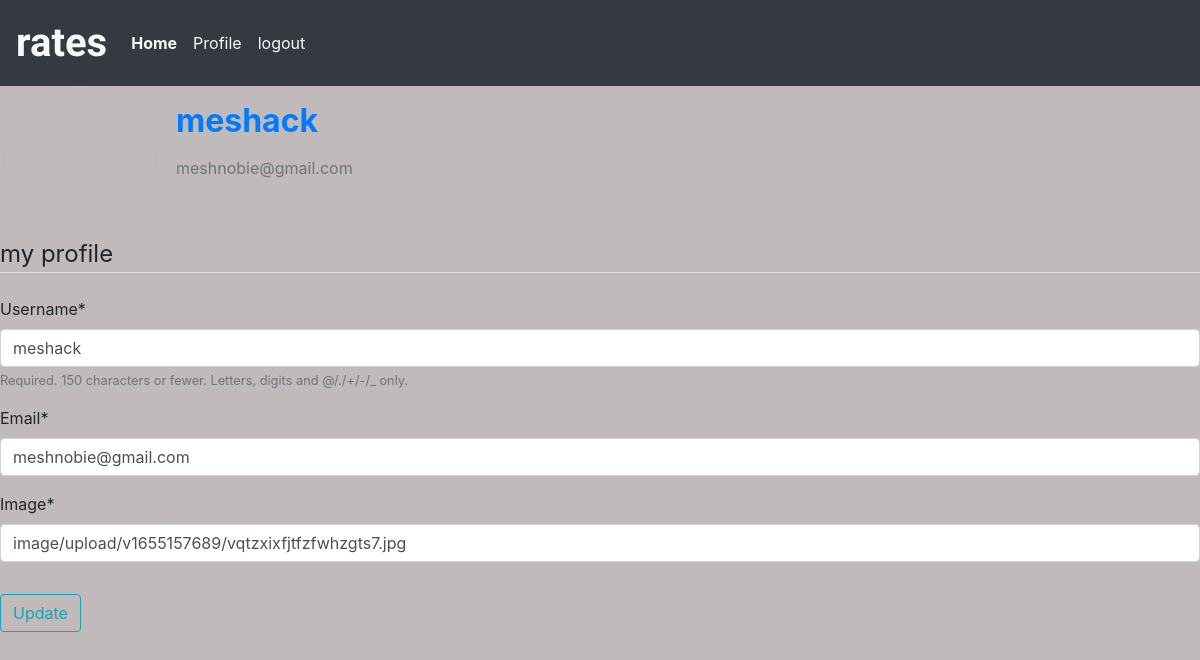
The page /profile/ (signed in) on the database as committed earlier.
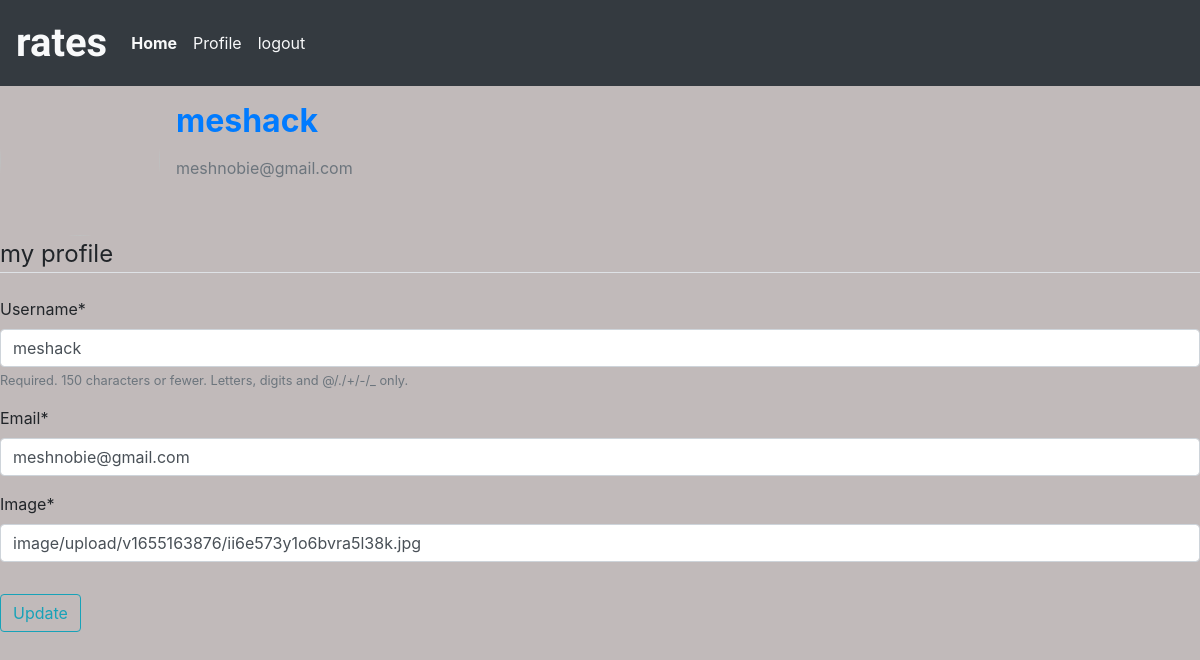
The same page on the database as committed later.
### users/models.py (models this page shows, shortened)
class Profile(models.Model):
    user = models.OneToOneField(User, on_delete=models.CASCADE)
    username = models.CharField(max_length=50, null=True, blank=True)
    location = models.CharField(max_length=50, null=True, blank=True)
    picture = CloudinaryField('image')

### users/views.py (the view)
# urls.py: path('profile/', user_views.profile, name='profile'),
@login_required
def profile(request):
    if request.method == 'POST':
        u_form = UserUpdateForm(request.POST, instance=request.user)
        p_form = ProfileUpdateForm(request.POST,
                                  request.FILES,
                                  instance=request.user.profile)
        if u_form.is_valid() and p_form.is_valid():
            u_form.save()
            p_form.save()
            messages.success(request, f'Your profile has been updated')
            return redirect('profile')
    else:
        u_form = UserUpdateForm(instance=request.user)
        p_form = ProfileUpdateForm(instance=request.user.profile)
    context = {
        'u_form': u_form,
        'p_form': p_form
    }
    return render(request, 'users/profile.html', context)

### users/forms.py
class UserUpdateForm(forms.ModelForm):
    email = forms.EmailField()
    class Meta:
        model = User
        fields = ['username', 'email']

class ProfileUpdateForm(forms.ModelForm):
    class Meta:
        model = Profile
        fields = ['picture']

### users/templates/users/profile.html (shortened to what this page needs)
{% extends "ratings/base.html" %}
{% load crispy_forms_tags %}
{% block content %}
   <div class="conten-section">
      <div class="media">
         <img class="rounded-circle account-image" src="{{ user.profile.picture.url }}" alt="" height="150px" width="160px">
         <div class="media-body">
             <h2 class="account-heading m-3 text-primary"><b> {{ user.username }} </b></h2>
             <p class="text-secondary m-3">{{ user.email }}</p>
        </div>
    </div>
    <form action="" method="POST" enctype="multipart/form-data">
        <fieldset class="form-group">
             <legend class="border-bottom mb-4">
                 my profile
             </legend>
             {{ u_form|crispy }}
             {{ p_form|crispy }}
        </fieldset>
        <div class="form-group">
           <button class="btn btn-outline-info" type="submit">Update</button>
        </div>
    </form>
</div>
{% endblock content %}

Rows that differ between the two databases and show on the page:
changed Profile: picture "image/upload/v1655157689/vqtzxixfjtfzfwhzgts7.jpg" → "image/upload/v1655163876/ii6e573y1o6bvra5l38k.jpg"
